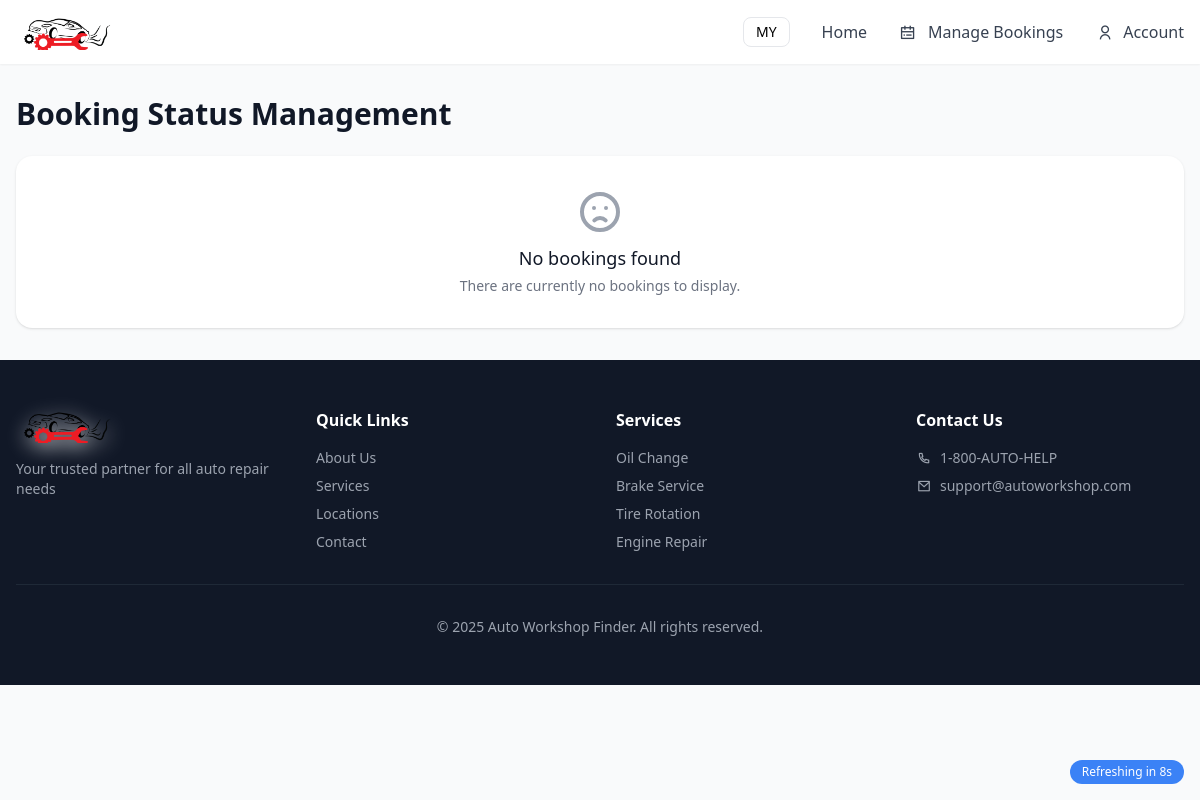
The app's page /public/status_management.php (signed in), older data.
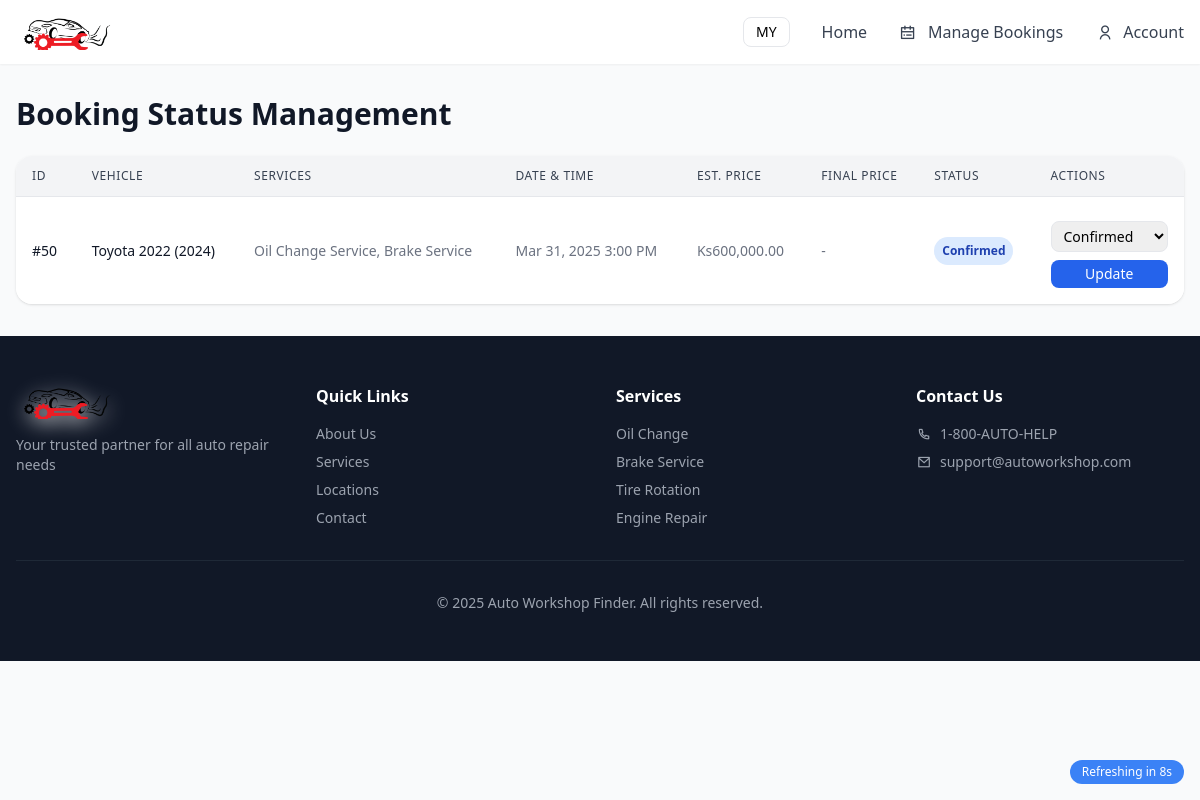
The same page, newer data.
### tables this page shows
CREATE TABLE `Booking` (
  `BookingID` int(11) NOT NULL,
  `CustomerID` int(11) DEFAULT NULL,
  `WorkshopID` int(11) DEFAULT NULL,
  `Description` text DEFAULT NULL,
  `BookingDateTime` datetime DEFAULT current_timestamp(),
  `Status` enum('Pending','Confirmed','Completed') NOT NULL DEFAULT 'Pending',
  `EstimatedWaitTime` int(11) DEFAULT NULL,
  `ConfirmationDateTime` datetime DEFAULT NULL,
  `CompletionDateTime` datetime DEFAULT NULL,
  `EstimatedPrice` decimal(10,2) DEFAULT NULL,
  `FinalPrice` decimal(10,2) DEFAULT NULL,
  `source` varchar(10) DEFAULT 'index'
);

### public/status_management.php (the view, shortened to what the changed rows need)
<?php
include '../config/db.php';
$bookings = [];
try {
    $stmt = $pdo->query("
        SELECT b.*, v.Make, v.Model, v.Year, w.WorkshopName AS WorkshopName,
               GROUP_CONCAT(s.Name SEPARATOR ', ') AS Services
        FROM Booking b
        JOIN Vehicle v ON b.CustomerID = v.UserID
        JOIN Workshop w ON b.WorkshopID = w.WorkshopID
        LEFT JOIN BookingServices bs ON b.BookingID = bs.BookingID
        LEFT JOIN Services s ON bs.ServiceID = s.ServiceID
        WHERE b.source = 'book'
        GROUP BY b.BookingID
        ORDER BY b.BookingID DESC
    ");
    $bookings = $stmt->fetchAll();
} catch (PDOException $e) {
    $error = "Error fetching bookings: " . $e->getMessage();
}
include '../includes/header.php';
?>
<div class="max-w-7xl mx-auto px-4 py-8">
    <h1 class="text-3xl font-bold text-gray-900 mb-6">Booking Status Management</h1>
    <div class="bg-white shadow overflow-hidden sm:rounded-lg">
        <?php if (empty($bookings)): ?>
            <div class="p-8 text-center">
                <svg class="mx-auto h-12 w-12 text-gray-400" fill="none" viewBox="0 0 24 24" stroke="currentColor">
                    <path stroke-linecap="round" stroke-linejoin="round" stroke-width="2" d="M9.172 16.172a4 4 0 015.656 0M9 10h.01M15 10h.01M21 12a9 9 0 11-18 0 9 9 0 0118 0z" />
                </svg>
                <h3 class="mt-2 text-lg font-medium text-gray-900">No bookings found</h3>
                <p class="mt-1 text-sm text-gray-500">There are currently no bookings to display.</p>
            </div>
        <?php else: ?>
            <table class="min-w-full divide-y divide-gray-200">
                <thead class="bg-gray-100">
                    <tr>
                        <th class="px-4 py-3 text-left text-xs font-medium text-gray-700 uppercase tracking-wider">ID</th>
                        <th class="px-4 py-3 text-left text-xs font-medium text-gray-700 uppercase tracking-wider">Vehicle</th>
                        <th class="px-4 py-3 text-left text-xs font-medium text-gray-700 uppercase tracking-wider">Services</th>
                        <th class="px-4 py-3 text-left text-xs font-medium text-gray-700 uppercase tracking-wider">Date & Time</th>
                        <th class="px-4 py-3 text-left text-xs font-medium text-gray-700 uppercase tracking-wider">Est. Price</th>
                        <th class="px-4 py-3 text-left text-xs font-medium text-gray-700 uppercase tracking-wider">Final Price</th>
                        <th class="px-4 py-3 text-left text-xs font-medium text-gray-700 uppercase tracking-wider">Status</th>
                        <th class="px-4 py-3 text-left text-xs font-medium text-gray-700 uppercase tracking-wider">Actions</th>
                    </tr>
                </thead>
                <tbody class="bg-white divide-y divide-gray-200">
                    <?php foreach ($bookings as $booking): ?>
                        <tr class="hover:bg-gray-50">
                            <td class="px-4 py-4 whitespace-nowrap text-sm text-gray-900">#<?= $booking['BookingID'] ?></td>
                            <td class="px-4 py-4 whitespace-nowrap">
                                <div class="text-sm font-medium text-gray-900">
                                    <?= htmlspecialchars($booking['Make']) ?> <?= htmlspecialchars($booking['Model']) ?> (<?= $booking['Year'] ?>)
                                </div>
                            </td>
                            <td class="px-4 py-4 text-sm text-gray-500">
                                <?= htmlspecialchars($booking['Services']) ?>
                            </td>
                            <td class="px-4 py-4 whitespace-nowrap text-sm text-gray-500">
                                <?= date('M j, Y g:i A', strtotime($booking['BookingDateTime'])) ?>
                            </td>
                            <td class="px-4 py-4 whitespace-nowrap text-sm text-gray-500">
                                Ks<?= number_format($booking['EstimatedPrice'] ?? 0, 2) ?>
                            </td>
                            <td class="px-4 py-4 whitespace-nowrap text-sm text-gray-500">
                                <?= $booking['FinalPrice'] ? 'Ks' . number_format($booking['FinalPrice'], 2) : '-' ?>
                            </td>
                            <td class="px-4 py-4 whitespace-nowrap">
                                <span class="px-2 py-1 inline-flex text-xs leading-5 font-semibold rounded-full
                                <?= $booking['Status'] == 'Pending' ? 'bg-yellow-100 text-yellow-800' : '' ?>
                                <?= $booking['Status'] == 'Confirmed' ? 'bg-blue-100 text-blue-800' : '' ?>
                                <?= $booking['Status'] == 'Completed' ? 'bg-green-100 text-green-800' : '' ?>">
                                    <?= $booking['Status'] ?>
                                </span>
                            </td>
                            <td class="px-4 py-4 whitespace-nowrap text-right text-sm font-medium">
                                <form method="POST" class="flex flex-col space-y-2">
                                    <select name="status" class="border rounded px-2 py-1 text-sm">
                                        <option value="Confirmed" <?= $booking['Status'] == 'Confirmed' ? 'selected' : '' ?>>Confirmed</option>
                                    </select>
                                    <button type="submit" name="update_status" class="bg-blue-600 hover:bg-blue-700 text-white px-3 py-1 rounded text-sm">
                                        Update
                                    </button>
                                </form>
                            </td>
                        </tr>
                    <?php endforeach; ?>
                </tbody>
            </table>
        <?php endif; ?>
    </div>
</div>
<?php include '../includes/footer.php'; ?>

Row changes from the older to the newer data that the page shows:
added booking: BookingID "50", Make "Toyota", Model "2022", Year "2024", Services "Oil Change Service, Brake Service", BookingDateTime "Mar 31, 2025 3:00 PM", EstimatedPrice "600,000.00", Status "Confirmed", status "Confirmed"
Text that changed along with them:
text no longer shown: "No bookings found There are currently no bookings to display."
text now shown: "ID VEHICLE SERVICES DATE & TIME EST. PRICE FINAL PRICE STATUS ACTIONS"
